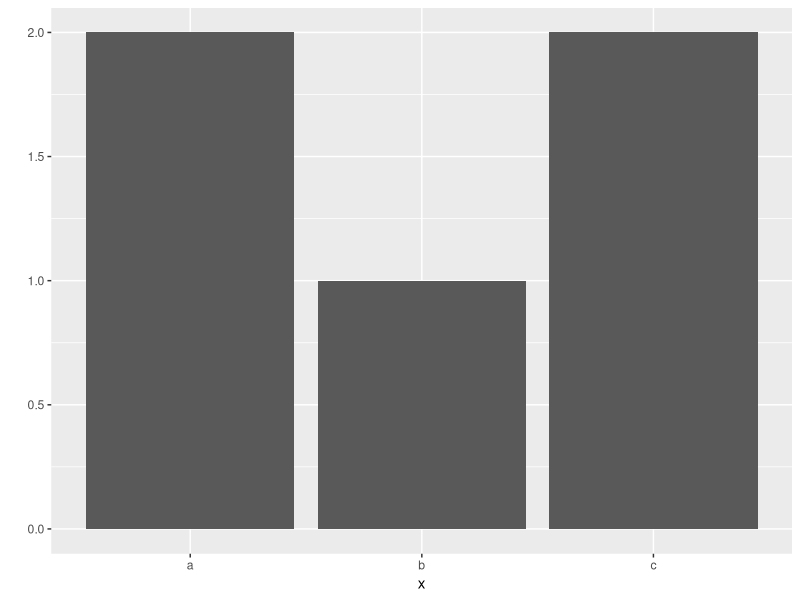
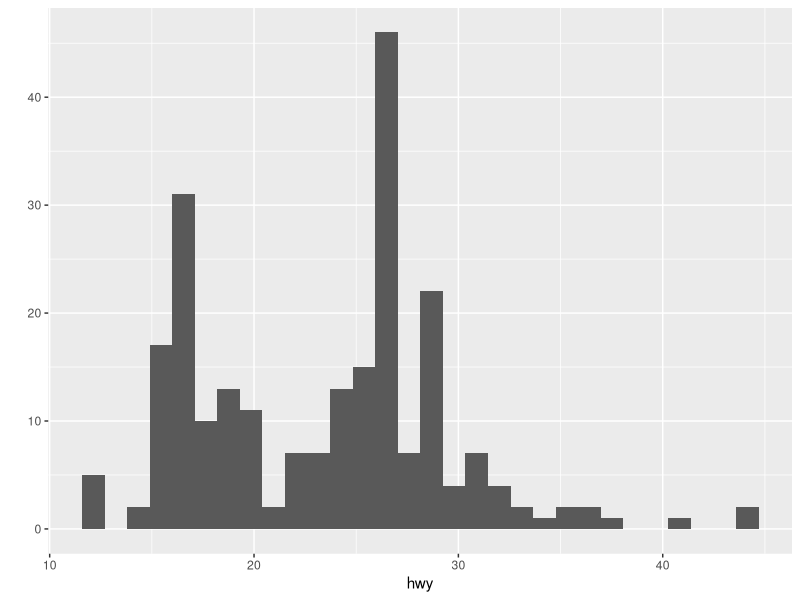
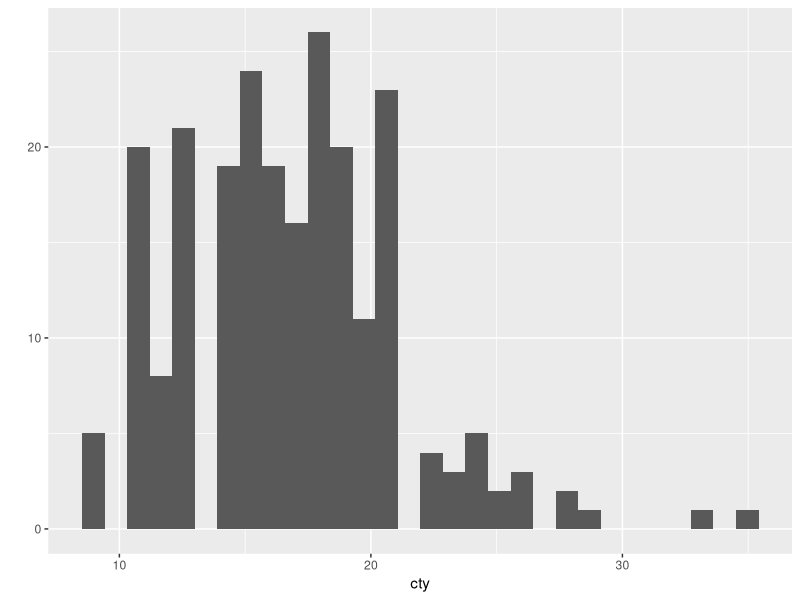
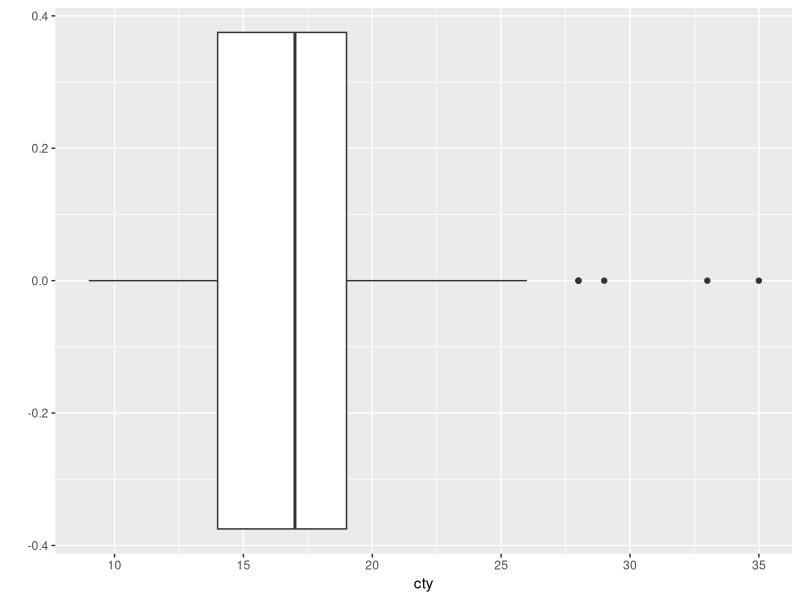
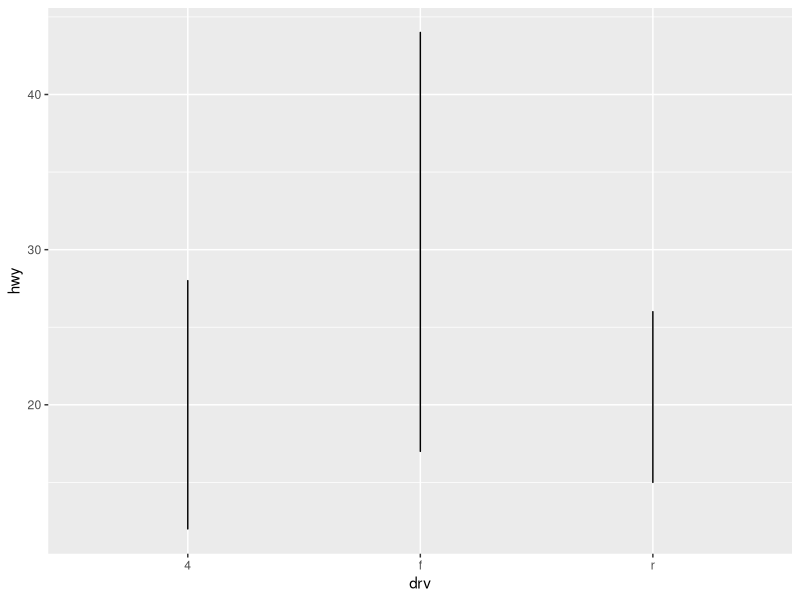
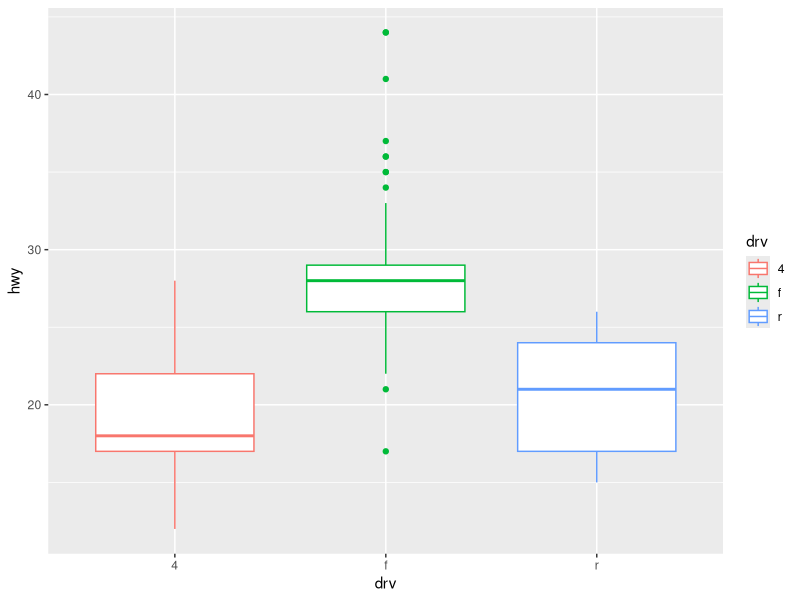
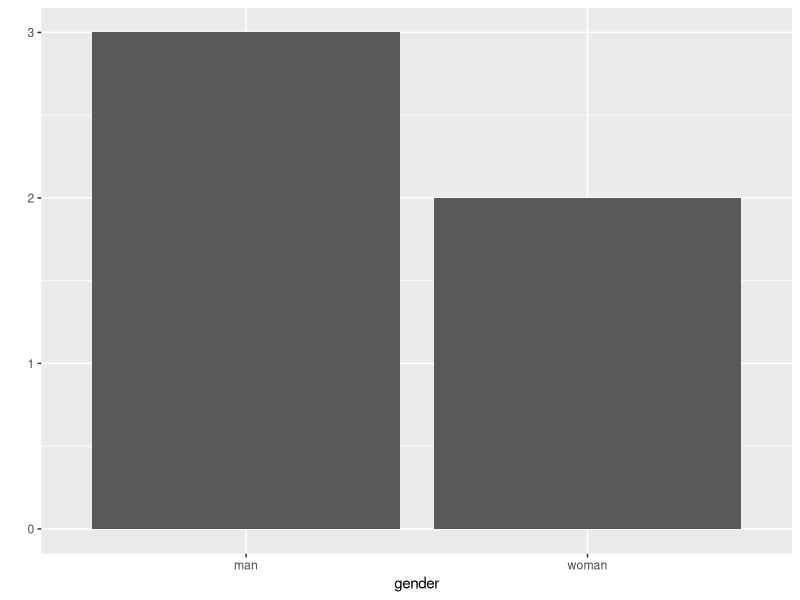
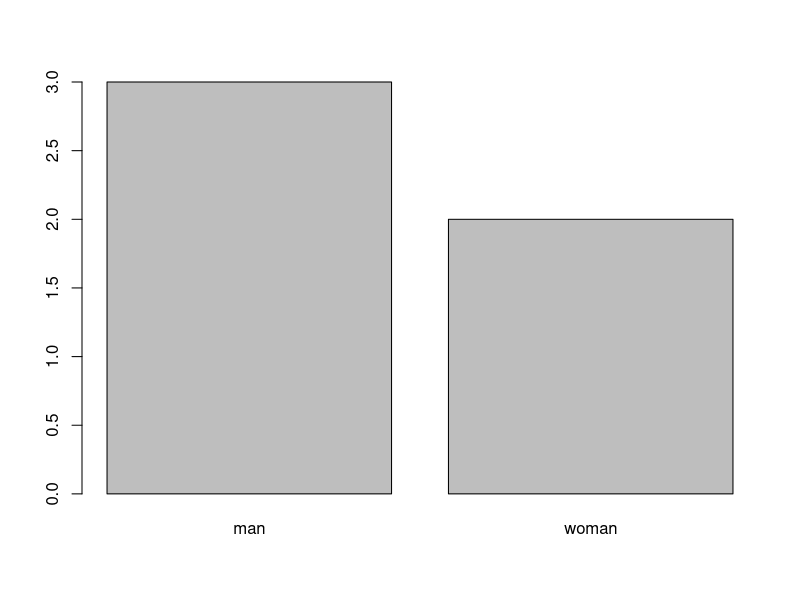

Write the R code that produced these figures, in order.
#2022-07-12

#ggplot 패키지 설치

# installed.packages() -> 인스톨한 패키지 확인
# install.packages('ggplot2') -> 패키지 설치
library(ggplot2)
x = c('a', 'b' ,'a', 'c', 'c')
x
qplot(x)

# as 생략 가능 
mpg = as.data.frame(ggplot2::mpg)
mpg
head(mpg)
tail(mpg)
View(mpg)
str(mpg)
head(mpg, 10)

mpg$total = (mpg$cty+mpg$hwy)
mpg


# $avg = mpg$total/2
# View(mpg)
# head(mpg)

qplot(data = mpg, x = hwy, bins = 30)
qplot(data = mpg, x = cty)
qplot(data = mpg, x = cty, geom = 'boxplot')
qplot(data = mpg, x = drv, y = hwy, geom = 'line')
qplot(data = mpg, x = drv, y = hwy, geom = 'boxplot', colour = drv)
# mpg = as.data.frame(gglpot2::mpg)

gender = c('man', 'woman', 'woman', 'man', 'man')
gender
Ngender = as.factor(gender) # 타입 변환
Ngender
# plot(gender) 에러
# qplot(gender)

qplot(gender)
table(Ngender) #man woman 
               #  3     2
mode(Ngender) # "numeric"
class(Ngender) # "factor"
plot(Ngender) # factor로 변환하여 plot 사용 가능
is.factor(Ngender) # TRUE

args(factor) # factor함수 매개인자 정보 출력

